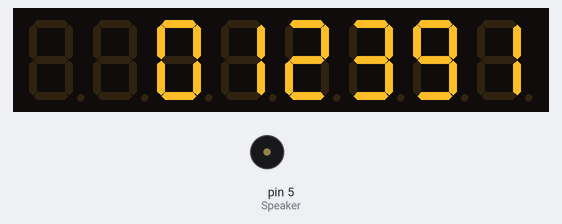
The sketch below on a simulated Arduino Uno, built with avr-gcc and run on an emulated ATmega328P. Parts: 8-digit seven-segment display, buzzer (waves = sounding, pin HIGH). Wiring (inferred from the names in the program): DS1307 clock at I2C address 0x68. The local clock reads 2024-03-15 10:24:30 at power-on unless the sketch sets it.

Above: at 0.1 s.
At 5.1 s:
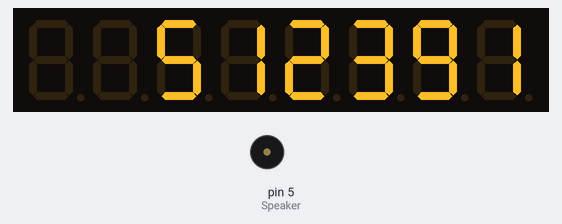
At 11.1 s:
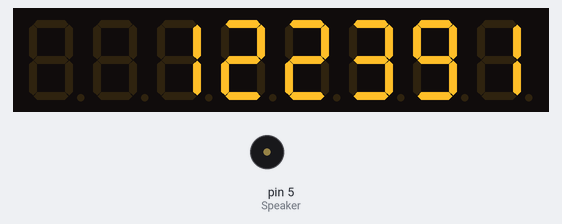
At 19.1 s:
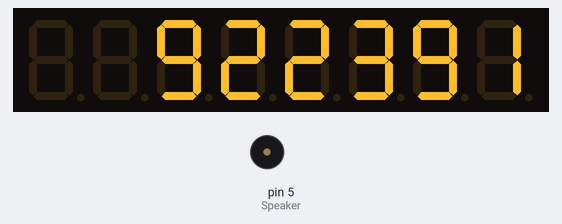
At 28.1 s:
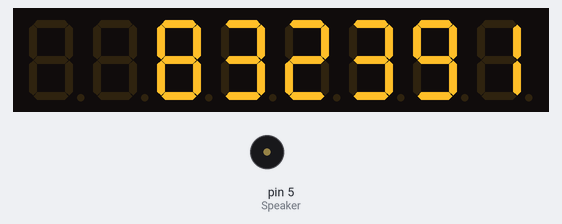
At 39.1 s:
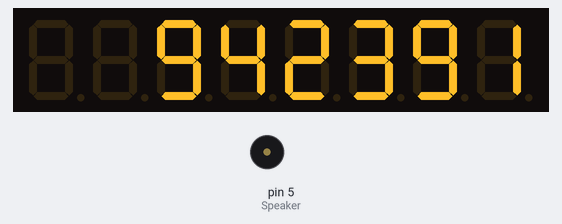

The sketch:

Rel_gio.ino
```cpp
//Programa = Relogio com Arduino, DS1307 e Display 7 Seg

#include "Wire.h"
#include <LedControl.h>
#define DS1307_ADDRESS 0x68

LedControl led(A3, A1, A2, 1);
const byte DisplayCi = 0, ButtonSet = 2, ButtonUp = 3, ButtonDown = 4, Speaker = 5;

//int valor = 0;

byte zero = 0x00;
unsigned long timer;

void setup()
{
    Wire.begin();
    led.shutdown(DisplayCi, false);
    led.setIntensity(DisplayCi, 8);
    for (byte i = 2; i < 5; i++)
        pinMode(i, INPUT_PULLUP);
    pinMode(Speaker, OUTPUT);
    //A linha abaixo pode ser retirada apos setar a data e hora
    SelecionaDataeHora();

    //Define o numero de digitos do display
    int numberOfDigits = 4;

    timer = millis();
}

void loop()
{
    Wire.beginTransmission(DS1307_ADDRESS);
    Wire.write(zero);
    Wire.endTransmission();
    Wire.requestFrom(DS1307_ADDRESS, 7);

    int segundos = ConverteparaDecimal(Wire.read());
    int minutos = ConverteparaDecimal(Wire.read());
    int horas = ConverteparaDecimal(Wire.read() & 0b111111);

    led.setDigit(DisplayCi, 0, horas / 10, 0);
    led.setDigit(DisplayCi, 1, horas % 10, 0);
    led.setDigit(DisplayCi, 2, minutos / 10, 0);
    led.setDigit(DisplayCi, 3, minutos % 10, 0);
    led.setDigit(DisplayCi, 4, segundos / 10, 0);
    led.setDigit(DisplayCi, 5, segundos % 10, 0);
}

void SelecionaDataeHora() //Seta a data e a hora do DS1307
{
    byte segundos = 10; //Valores de 0 a 59
    byte minutos = 32;  //Valores de 0 a 59
    byte horas = 19;    //Valores de 0 a 23
    Wire.beginTransmission(DS1307_ADDRESS);
    Wire.write(zero); //Stop no CI para que o mesmo possa receber os dados

    //As linhas abaixo escrevem no CI os valores de
    //data e hora que foram colocados nas variaveis acima
    Wire.write(ConverteParaBCD(segundos));
    Wire.write(ConverteParaBCD(minutos));
    Wire.write(ConverteParaBCD(horas));
    Wire.write(zero);
    Wire.endTransmission();
}

byte ConverteParaBCD(byte val)
{
    //Converte o número de decimal para BCD
    return ((val / 10 * 16) + (val % 10));
}

byte ConverteparaDecimal(byte val)
{
    //Converte de BCD para decimal
    return ((val / 16 * 10) + (val % 16));
}
```

Measured:
- what the display in image 2 shows lasts 1.0 s, from 11.0 s to 12.0 s
